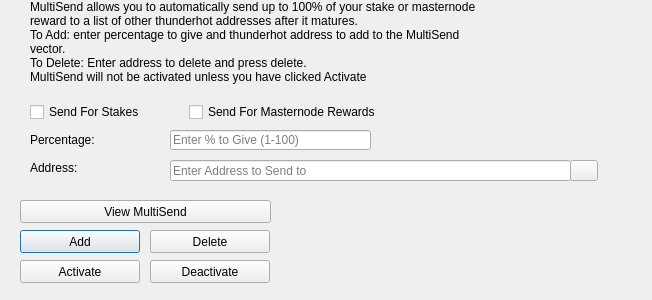
<?xml version="1.0" encoding="UTF-8"?>
<ui version="4.0">
 <class>MultiSendDialog</class>
 <widget class="QDialog" name="MultiSendDialog">
  <property name="windowModality">
   <enum>Qt::NonModal</enum>
  </property>
  <property name="geometry">
   <rect>
    <x>0</x>
    <y>0</y>
    <width>652</width>
    <height>300</height>
   </rect>
  </property>
  <property name="windowTitle">
   <string>MultiSend</string>
  </property>
  <widget class="QLineEdit" name="multiSendPercentEdit">
   <property name="geometry">
    <rect>
     <x>170</x>
     <y>130</y>
     <width>201</width>
     <height>20</height>
    </rect>
   </property>
   <property name="toolTip">
    <string>Enter whole numbers 1 - 100</string>
   </property>
   <property name="placeholderText">
    <string>Enter % to Give (1-100)</string>
   </property>
  </widget>
  <widget class="QLineEdit" name="multiSendAddressEdit">
   <property name="geometry">
    <rect>
     <x>170</x>
     <y>160</y>
     <width>401</width>
     <height>21</height>
    </rect>
   </property>
   <property name="toolTip">
    <string/>
   </property>
   <property name="placeholderText">
    <string>Enter Address to Send to</string>
   </property>
  </widget>
  <widget class="QLabel" name="label_2">
   <property name="geometry">
    <rect>
     <x>30</x>
     <y>0</y>
     <width>451</width>
     <height>121</height>
    </rect>
   </property>
   <property name="lineWidth">
    <number>1</number>
   </property>
   <property name="text">
    <string>MultiSend allows you to automatically send up to 100% of your stake or masternode reward to a list of other thunderhot addresses after it matures.
To Add: enter percentage to give and thunderhot address to add to the MultiSend vector.
To Delete: Enter address to delete and press delete.
MultiSend will not be activated unless you have clicked Activate</string>
   </property>
   <property name="alignment">
    <set>Qt::AlignLeading|Qt::AlignLeft|Qt::AlignTop</set>
   </property>
   <property name="wordWrap">
    <bool>true</bool>
   </property>
  </widget>
  <widget class="QLabel" name="message">
   <property name="geometry">
    <rect>
     <x>290</x>
     <y>200</y>
     <width>351</width>
     <height>91</height>
    </rect>
   </property>
   <property name="text">
    <string/>
   </property>
  </widget>
  <widget class="QPushButton" name="addButton">
   <property name="geometry">
    <rect>
     <x>20</x>
     <y>230</y>
     <width>120</width>
     <height>23</height>
    </rect>
   </property>
   <property name="toolTip">
    <string/>
   </property>
   <property name="statusTip">
    <string>Add to MultiSend Vector</string>
   </property>
   <property name="text">
    <string>Add</string>
   </property>
  </widget>
  <widget class="QPushButton" name="disableButton">
   <property name="geometry">
    <rect>
     <x>150</x>
     <y>260</y>
     <width>120</width>
     <height>23</height>
    </rect>
   </property>
   <property name="statusTip">
    <string>Deactivate MultiSend</string>
   </property>
   <property name="text">
    <string>Deactivate</string>
   </property>
  </widget>
  <widget class="QPushButton" name="addressBookButton">
   <property name="geometry">
    <rect>
     <x>570</x>
     <y>160</y>
     <width>28</width>
     <height>21</height>
    </rect>
   </property>
   <property name="toolTip">
    <string>Choose an address from the address book</string>
   </property>
   <property name="text">
    <string/>
   </property>
   <property name="icon">
    <iconset resource="../thunderhot.qrc">
     <normaloff>:/icons/address-book</normaloff>:/icons/address-book</iconset>
   </property>
   <property name="shortcut">
    <string>Alt+A</string>
   </property>
   <property name="autoDefault">
    <bool>false</bool>
   </property>
  </widget>
  <widget class="QLabel" name="label">
   <property name="geometry">
    <rect>
     <x>30</x>
     <y>130</y>
     <width>121</width>
     <height>20</height>
    </rect>
   </property>
   <property name="toolTip">
    <string>Percentage of stake to send</string>
   </property>
   <property name="text">
    <string>Percentage:</string>
   </property>
  </widget>
  <widget class="QLabel" name="label_5">
   <property name="geometry">
    <rect>
     <x>30</x>
     <y>160</y>
     <width>111</width>
     <height>16</height>
    </rect>
   </property>
   <property name="toolTip">
    <string>Address to send portion of stake to</string>
   </property>
   <property name="text">
    <string>Address:</string>
   </property>
  </widget>
  <widget class="QPushButton" name="deleteButton">
   <property name="geometry">
    <rect>
     <x>150</x>
     <y>230</y>
     <width>120</width>
     <height>23</height>
    </rect>
   </property>
   <property name="toolTip">
    <string/>
   </property>
   <property name="statusTip">
    <string>Delete Address From MultiSend Vector</string>
   </property>
   <property name="text">
    <string>Delete</string>
   </property>
  </widget>
  <widget class="QPushButton" name="activateButton">
   <property name="geometry">
    <rect>
     <x>20</x>
     <y>260</y>
     <width>120</width>
     <height>23</height>
    </rect>
   </property>
   <property name="statusTip">
    <string>Activate MultiSend</string>
   </property>
   <property name="text">
    <string>Activate</string>
   </property>
  </widget>
  <widget class="QPushButton" name="viewButton">
   <property name="geometry">
    <rect>
     <x>20</x>
     <y>200</y>
     <width>251</width>
     <height>23</height>
    </rect>
   </property>
   <property name="toolTip">
    <string/>
   </property>
   <property name="statusTip">
    <string>View MultiSend Vector</string>
   </property>
   <property name="text">
    <string>View MultiSend</string>
   </property>
  </widget>
  <widget class="QWidget" name="horizontalLayoutWidget">
   <property name="geometry">
    <rect>
     <x>30</x>
     <y>100</y>
     <width>351</width>
     <height>24</height>
    </rect>
   </property>
   <layout class="QHBoxLayout" name="horizontalLayout">
    <item>
     <widget class="QCheckBox" name="multiSendStakeCheckBox">
      <property name="text">
       <string>Send For Stakes</string>
      </property>
     </widget>
    </item>
    <item>
     <widget class="QCheckBox" name="multiSendMasternodeCheckBox">
      <property name="text">
       <string>Send For Masternode Rewards</string>
      </property>
     </widget>
    </item>
   </layout>
  </widget>
 </widget>
 <resources>
  <include location="../thunderhot.qrc"/>
 </resources>
 <connections/>
</ui>
